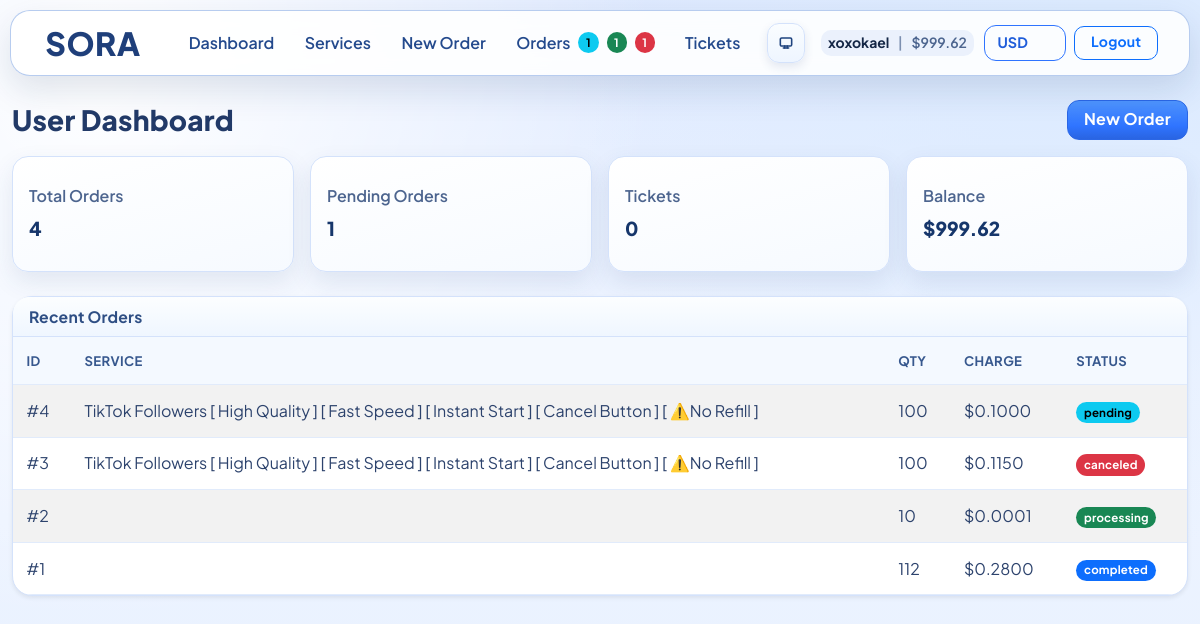
Page /dashboard (signed in) on the committed database.
### app/models.py (models this page shows)
class SiteSetting(db.Model):
    id = db.Column(db.Integer, primary_key=True)
    key = db.Column(db.String(80), unique=True, nullable=False)
    value = db.Column(db.Text, nullable=False, default="")

class User(db.Model):
    id = db.Column(db.Integer, primary_key=True)
    username = db.Column(db.String(40), unique=True, nullable=False)
    email = db.Column(db.String(120), unique=True, nullable=False)
    password_hash = db.Column(db.String(255), nullable=False)
    balance = db.Column(db.Float, default=0.0)
    is_admin = db.Column(db.Boolean, default=False)
    is_banned = db.Column(db.Boolean, default=False, nullable=False)
    created_at = db.Column(db.DateTime, default=datetime.utcnow)

class Order(db.Model):
    id = db.Column(db.Integer, primary_key=True)
    user_id = db.Column(db.Integer, db.ForeignKey("user.id"), nullable=False)
    service_id = db.Column(db.Integer, db.ForeignKey("service.id"), nullable=False)
    link = db.Column(db.String(255), nullable=False)
    quantity = db.Column(db.Integer, nullable=False)
    charge = db.Column(db.Float, nullable=False)
    status = db.Column(db.String(20), default="pending")
    provider_id = db.Column(db.Integer, db.ForeignKey("service_provider.id"), nullable=True)
    provider_order_id = db.Column(db.String(80), nullable=True)
    start_count = db.Column(db.Integer, nullable=True)
    remains = db.Column(db.Integer, nullable=True)
    refill_status = db.Column(db.String(40), nullable=True)
    cancel_requested = db.Column(db.Boolean, default=False, nullable=False)
    provider_last_check_at = db.Column(db.DateTime, nullable=True)
    refund_applied = db.Column(db.Boolean, default=False, nullable=False)
    refunded_at = db.Column(db.DateTime, nullable=True)
    created_at = db.Column(db.DateTime, default=datetime.utcnow)
    user = db.relationship("User", backref=db.backref("orders", lazy=True))
    service = db.relationship("Service", backref=db.backref("orders", lazy=True))
    provider = db.relationship("ServiceProvider", backref=db.backref("orders", lazy=True))

class Service(db.Model):
    id = db.Column(db.Integer, primary_key=True)
    name = db.Column(db.String(120), nullable=False)
    description = db.Column(db.Text, nullable=False, default="")
    average_time = db.Column(db.String(120), nullable=False, default="")
    category = db.Column(db.String(80), nullable=False)
    price_per_1000 = db.Column(db.Float, nullable=False)
    min_qty = db.Column(db.Integer, nullable=False)
    max_qty = db.Column(db.Integer, nullable=False)
    status = db.Column(db.String(20), default="active")
    provider_id = db.Column(db.Integer, db.ForeignKey("service_provider.id"), nullable=True)
    provider_service_id = db.Column(db.String(80), nullable=True)
    provider_refill = db.Column(db.Boolean, default=False, nullable=False)
    provider_cancel = db.Column(db.Boolean, default=False, nullable=False)

### app/routes.py (the view)
    @app.route("/dashboard")
    @login_required
    def dashboard():
        user = current_user()
        if user.is_admin:
            return redirect(url_for("admin_dashboard"))
        orders_count = Order.query.filter_by(user_id=user.id).count()
        pending_count = Order.query.filter_by(user_id=user.id, status="pending").count()
        ticket_count = Ticket.query.filter_by(user_id=user.id).count()
        recent_orders = (
            Order.query.filter_by(user_id=user.id)
            .order_by(Order.created_at.desc())
            .limit(5)
            .all()
        )
        return render_template(
            "dashboard.html",
            title="Dashboard",
            orders_count=orders_count,
            pending_count=pending_count,
            ticket_count=ticket_count,
            recent_orders=recent_orders,
        )

### app/routes.py (called while the page is built)
def current_user():
    uid = session.get("user_id")
    if not uid:
        return None
    return User.query.get(uid)

def login_required(view_func):
    @wraps(view_func)
    def wrapper(*args, **kwargs):
        user = current_user()
        if not user:
            flash("Please login first.", "warning")
            return redirect(url_for("login"))
        if user.is_banned:
            session.clear()
            flash("Your account has been banned. Contact support.", "danger")
            return redirect(url_for("login"))
        return view_func(*args, **kwargs)
    return wrapper

### app/templates/dashboard.html
{% extends 'base.html' %}
{% block content %}
<div class="d-flex align-items-center justify-content-between mb-3">
  <h3 class="mb-0">User Dashboard</h3>
  <a class="btn btn-primary" href="{{ url_for('new_order') }}">New Order</a>
</div>
<div class="row g-3 mb-4">
  <div class="col-md-3"><div class="stat-box">Total Orders<br><strong>{{ orders_count }}</strong></div></div>
  <div class="col-md-3"><div class="stat-box">Pending Orders<br><strong>{{ pending_count }}</strong></div></div>
  <div class="col-md-3"><div class="stat-box">Tickets<br><strong>{{ ticket_count }}</strong></div></div>
  <div class="col-md-3"><div class="stat-box">Balance<br><strong>{{ format_money(active_user.balance, 2) }}</strong></div></div>
</div>
<div class="card shadow-sm">
  <div class="card-header">Recent Orders</div>
  <div class="table-responsive">
    <table class="table table-striped mb-0">
      <thead><tr><th>ID</th><th>Service</th><th>Qty</th><th>Charge</th><th>Status</th></tr></thead>
      <tbody>
        {% for o in recent_orders %}
        <tr>
          <td>#{{ o.id }}</td>
          <td>{{ o.service.name }}</td>
          <td>{{ o.quantity }}</td>
          <td>{{ format_money(o.charge, 4) }}</td>
          <td>
            {% if o.status in ['canceled', 'cancelled'] %}
            <span class="badge text-bg-danger">{{ o.status }}</span>
            {% elif o.status == 'pending' %}
            <span class="badge text-bg-info">{{ o.status }}</span>
            {% elif o.status == 'processing' %}
            <span class="badge text-bg-success">{{ o.status }}</span>
            {% elif o.status == 'completed' %}
            <span class="badge text-bg-primary">{{ o.status }}</span>
            {% else %}
            <span class="badge text-bg-secondary">{{ o.status }}</span>
            {% endif %}
          </td>
        </tr>
        {% else %}
        <tr>
          <td colspan="5" class="text-center empty-orders-cell">
            No orders yet. <a href="{{ url_for('new_order') }}" class="fw-semibold">Create your first order</a>.
          </td>
        </tr>
        {% endfor %}
      </tbody>
    </table>
  </div>
</div>
{% endblock %}

### app/templates/base.html (shortened to what this page needs)
<!doctype html>
<html lang="en">
<head>
  <link href="https://cdn.jsdelivr.net/npm/bootstrap@5.3.3/dist/css/bootstrap.min.css" rel="stylesheet">
  <link rel="stylesheet" href="{{ url_for('static', filename='styles.css') }}">
</head>
<body{% if active_user and active_user.is_admin %} class="admin-ui"{% endif %}>
<nav class="navbar navbar-expand-lg navbar-light site-navbar sticky-top">
  <div class="container">
    <a class="navbar-brand fw-bold" href="{{ url_for('dashboard') if active_user else url_for('login') }}">
      {% if site_logo_url %}
      <img class="site-logo-img" src="{{ site_logo_url }}" alt="Website logo">
      {% else %}
      {{ site_name }}
      {% endif %}
    </a>
    <div class="collapse navbar-collapse" id="navMenu">
      {% if active_user %}
      {% if active_user.is_admin %}
      <ul class="navbar-nav me-auto mb-2 mb-lg-0">
          <li class="nav-item"><a class="nav-link" href="{{ url_for('admin_dashboard') }}">Admin</a></li>
          <li class="nav-item"><a class="nav-link" href="{{ url_for('admin_services') }}">Services</a></li>
          <li class="nav-item"><a class="nav-link" href="{{ url_for('admin_providers') }}">Providers</a></li>
          <li class="nav-item">
            <a class="nav-link d-flex align-items-center gap-2" href="{{ url_for('admin_orders') }}">
              <span>Orders</span>
              {% if nav_orders_badge > 0 %}<span class="badge text-bg-info">{{ nav_orders_badge }}</span>{% endif %}
              {% if nav_processing_orders_badge > 0 %}<span class="badge text-bg-success" title="Processing orders">{{ nav_processing_orders_badge }}</span>{% endif %}
            </a>
          </li>
          <li class="nav-item">
            <a class="nav-link d-flex align-items-center gap-2" href="{{ url_for('admin_tickets') }}">
              <span>Tickets</span>
              {% if nav_tickets_badge > 0 %}<span class="badge text-bg-danger">{{ nav_tickets_badge }}</span>{% endif %}
            </a>
          </li>
          <li class="nav-item"><a class="nav-link" href="{{ url_for('admin_users') }}">Users</a></li>
          <li class="nav-item"><a class="nav-link" href="{{ url_for('admin_settings') }}">Settings</a></li>
      </ul>
      {% else %}
      <ul class="navbar-nav me-auto mb-2 mb-lg-0">
          <li class="nav-item"><a class="nav-link" href="{{ url_for('dashboard') }}">Dashboard</a></li>
          <li class="nav-item"><a class="nav-link" href="{{ url_for('services') }}">Services</a></li>
          <li class="nav-item"><a class="nav-link" href="{{ url_for('new_order') }}">New Order</a></li>
          <li class="nav-item">
            <a class="nav-link d-flex align-items-center gap-2" href="{{ url_for('orders') }}">
              <span>Orders</span>
              {% if nav_orders_badge > 0 %}<span class="badge text-bg-info">{{ nav_orders_badge }}</span>{% endif %}
              {% if nav_processing_orders_badge > 0 %}<span class="badge text-bg-success" title="Processing orders">{{ nav_processing_orders_badge }}</span>{% endif %}
              {% if nav_canceled_orders_badge > 0 %}<span class="badge text-bg-danger" title="Canceled orders">{{ nav_canceled_orders_badge }}</span>{% endif %}
            </a>
          </li>
          <li class="nav-item">
            <a class="nav-link d-flex align-items-center gap-2" href="{{ url_for('tickets') }}">
              <span>Tickets</span>
            </a>
          </li>
      </ul>
      {% endif %}
      {% endif %}
      <div class="d-flex align-items-center gap-2 {% if not active_user %}ms-auto{% endif %}">
        <button
          class="btn theme-toggle js-theme-toggle d-none d-lg-inline-flex"
          type="button"
          aria-label="Switch theme"
          title="Theme: System"
        >
          <span class="theme-glyph glyph-system" aria-hidden="true">
            <svg viewBox="0 0 24 24" fill="none">
              <rect x="3.5" y="4.5" width="17" height="12" rx="2"></rect>
              <path d="M8 19.5h8"></path>
              <path d="M10 16.5v3"></path>
              <path d="M14 16.5v3"></path>
            </svg>
          </span>
        </button>
        {% if active_user %}
        <div class="nav-user small ms-2">
          <a class="nav-user-link" href="{{ url_for('account') }}">{{ active_user.username }}</a>
          {% if not active_user.is_admin %}
          <span class="nav-user-sep">|</span>
          <span class="nav-user-balance">{{ format_money(active_user.balance, 2) }}</span>
          {% endif %}
        </div>
        <form class="currency-switcher" method="post" action="{{ url_for('set_currency') }}">
          <select class="currency-select" name="currency" onchange="this.form.submit()" aria-label="Change currency">
            {% for currency in currency_options %}
            <option value="{{ currency.code }}" {% if currency_code == currency.code %}selected{% endif %}>{{ currency.code }}</option>
            {% endfor %}
          </select>
        </form>
        <a class="btn btn-outline-primary btn-sm" href="{{ url_for('logout') }}">Logout</a>
        {% endif %}
      </div>
    </div>
  </div>
</nav>
<main class="container py-4">
  {% block content %}{% endblock %}
</main>
</body>
</html>

### rows in the picture
SiteSetting: value "SORA"
User: username "xoxokael", balance "$999.62"
Order: id "4", service.name "TikTok Followers [ High Quality ] [ Fast Speed ] [ Instant Start ] [ Cancel Button ] [ ⚠️No Refill ]", quantity "100", charge "$0.1000", status "pending"
Order: id "3", service.name "TikTok Followers [ High Quality ] [ Fast Speed ] [ Instant Start ] [ Cancel Button ] [ ⚠️No Refill ]", quantity "100", charge "$0.1150", status "canceled"
Order: id "2", quantity "10", charge "$0.0001", status "processing"
Order: id "1", quantity "112", charge "$0.2800", status "completed"

### other values in the picture
{{ nav_orders_badge }} "1"
{{ nav_processing_orders_badge }} "1"
{{ nav_canceled_orders_badge }} "1"
{{ orders_count }} "4"
{{ pending_count }} "1"
{{ ticket_count }} "0"
form field currency "USD"
